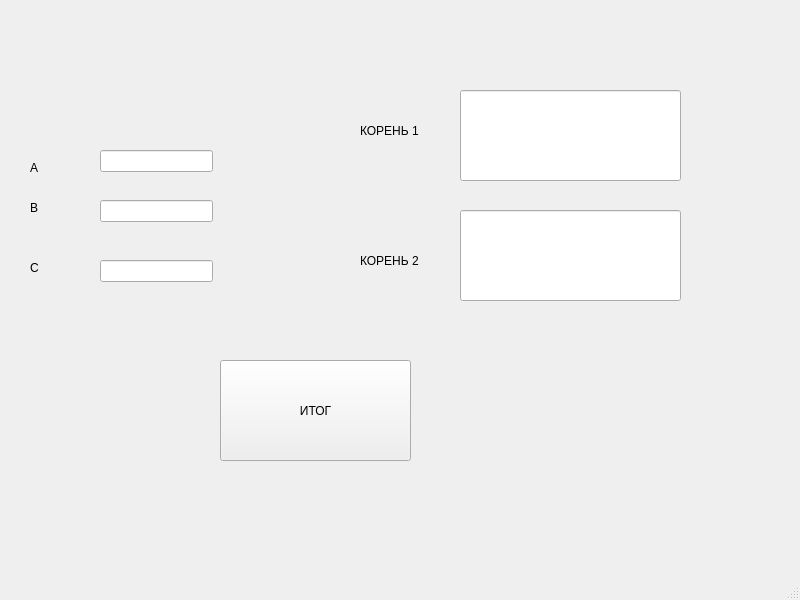
<?xml version="1.0" encoding="UTF-8"?>
<ui version="4.0">
 <class>MainWindow</class>
 <widget class="QMainWindow" name="MainWindow">
  <property name="geometry">
   <rect>
    <x>0</x>
    <y>0</y>
    <width>800</width>
    <height>600</height>
   </rect>
  </property>
  <property name="windowTitle">
   <string>Нахождение корня квадратного</string>
  </property>
  <widget class="QWidget" name="centralwidget">
   <widget class="QLineEdit" name="lineEdit">
    <property name="geometry">
     <rect>
      <x>100</x>
      <y>150</y>
      <width>113</width>
      <height>22</height>
     </rect>
    </property>
   </widget>
   <widget class="QLineEdit" name="lineEdit_2">
    <property name="geometry">
     <rect>
      <x>100</x>
      <y>200</y>
      <width>113</width>
      <height>22</height>
     </rect>
    </property>
   </widget>
   <widget class="QLineEdit" name="lineEdit_3">
    <property name="geometry">
     <rect>
      <x>100</x>
      <y>260</y>
      <width>113</width>
      <height>22</height>
     </rect>
    </property>
   </widget>
   <widget class="QLineEdit" name="lineEdit_4">
    <property name="geometry">
     <rect>
      <x>460</x>
      <y>90</y>
      <width>221</width>
      <height>91</height>
     </rect>
    </property>
   </widget>
   <widget class="QPushButton" name="pushButton">
    <property name="geometry">
     <rect>
      <x>220</x>
      <y>360</y>
      <width>191</width>
      <height>101</height>
     </rect>
    </property>
    <property name="text">
     <string>ИТОГ</string>
    </property>
   </widget>
   <widget class="QLabel" name="label">
    <property name="geometry">
     <rect>
      <x>30</x>
      <y>160</y>
      <width>49</width>
      <height>16</height>
     </rect>
    </property>
    <property name="text">
     <string>A</string>
    </property>
   </widget>
   <widget class="QLabel" name="label_3">
    <property name="geometry">
     <rect>
      <x>30</x>
      <y>260</y>
      <width>49</width>
      <height>16</height>
     </rect>
    </property>
    <property name="text">
     <string>C</string>
    </property>
   </widget>
   <widget class="QLabel" name="label_2">
    <property name="geometry">
     <rect>
      <x>30</x>
      <y>200</y>
      <width>49</width>
      <height>16</height>
     </rect>
    </property>
    <property name="text">
     <string>B</string>
    </property>
   </widget>
   <widget class="QLineEdit" name="lineEdit_5">
    <property name="geometry">
     <rect>
      <x>460</x>
      <y>210</y>
      <width>221</width>
      <height>91</height>
     </rect>
    </property>
   </widget>
   <widget class="QLabel" name="label_4">
    <property name="geometry">
     <rect>
      <x>360</x>
      <y>120</y>
      <width>91</width>
      <height>21</height>
     </rect>
    </property>
    <property name="text">
     <string>КОРЕНЬ 1</string>
    </property>
   </widget>
   <widget class="QLabel" name="label_5">
    <property name="geometry">
     <rect>
      <x>360</x>
      <y>250</y>
      <width>91</width>
      <height>21</height>
     </rect>
    </property>
    <property name="text">
     <string>КОРЕНЬ 2</string>
    </property>
   </widget>
  </widget>
  <widget class="QMenuBar" name="menubar">
   <property name="geometry">
    <rect>
     <x>0</x>
     <y>0</y>
     <width>800</width>
     <height>22</height>
    </rect>
   </property>
  </widget>
  <widget class="QStatusBar" name="statusbar"/>
 </widget>
 <resources/>
 <connections/>
</ui>
